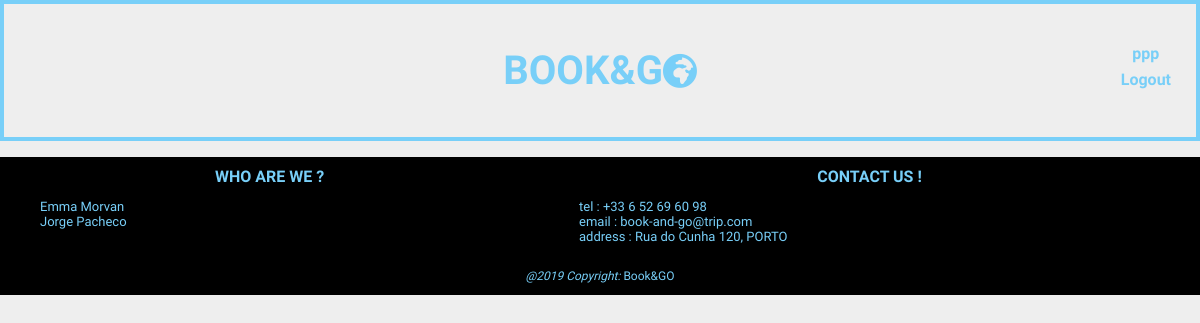
/user/reservations.php (signed in), run on an earlier commit of the app's database.
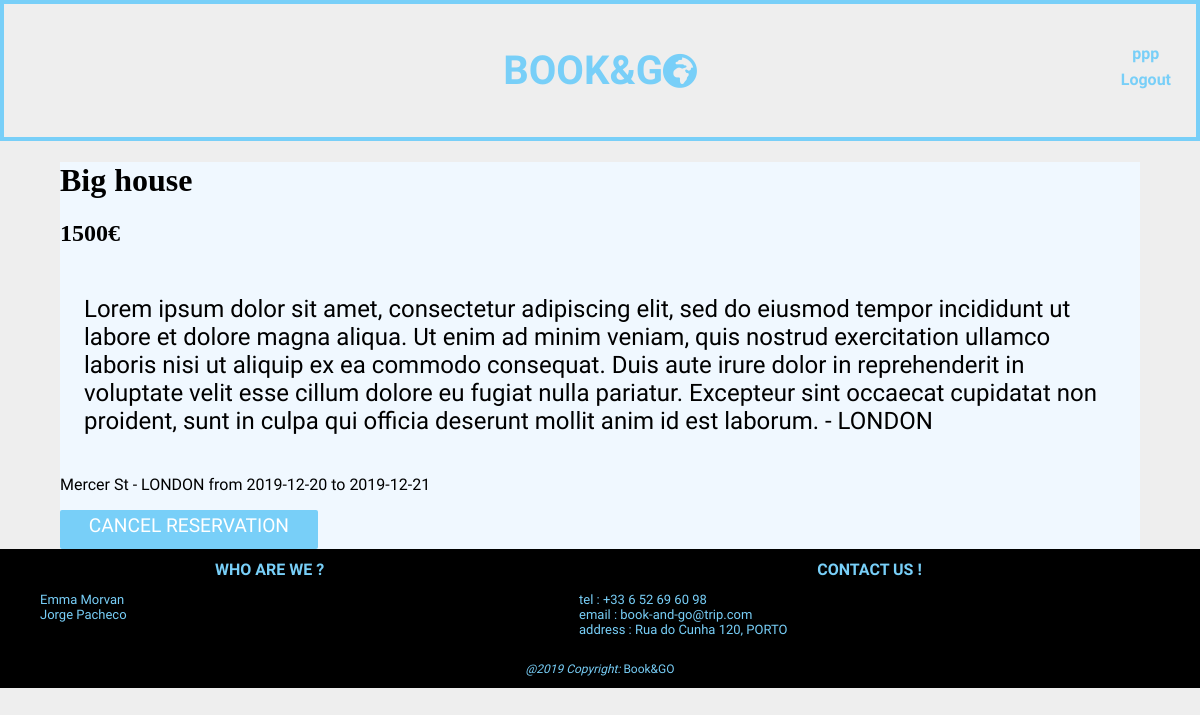
And on a later commit of the database.
### tables this page shows
CREATE TABLE reservation (
	id INTEGER PRIMARY KEY AUTOINCREMENT,
	idplace INTEGER REFERENCES place,
	idusr INTEGER REFERENCES user,
	checkindate DATE NOT NULL,
	checkoutdate DATE NOT NULL
);

CREATE TABLE place (
	id INTEGER PRIMARY KEY AUTOINCREMENT NOT NULL,
	title VARCHAR NOT NULL,
	price INTEGER NOT NULL,
	description VARCHAR,
	idusr INTEGER REFERENCES user,
	address VARCHAR,
	city VARCHAR
);

### database/db_house.php (called while the page is built, shortened)
<?php
    include_once('db_user.php');
    function searchHouseReserved($username){
        $id = getUserId($username);
        $db = Database::instance()->db();
        $stmt = $db->prepare('SELECT * FROM reservation join place on reservation.idplace=place.id WHERE reservation.idusr = ?');
        $stmt->execute(array($id));
        return $stmt->fetchAll();
    }
?>

### database/db_user.php (called while the page is built, shortened)
<?php
    function getUserID($username){
      $db = Database::instance()->db();
      $stmt = $db->prepare('SELECT * FROM user WHERE username = ?');
      $stmt->execute(array($username));
      $usr= $stmt->fetch();
      return $usr['id'];
    }
?>

### templates/draw_place.php (the view, shortened to what this page needs)
<?php
include_once('../database/db_house.php');
include_once('../database/db_user.php');
        ?>
<?php
    function draw_place_reserved($house){
        ?>
    <div id="house_full">
        <h1 id="tit"><?=$house['title']?></h1>
        <h2 id="pri"><?=$house['price']?>€</h2>
        <p id="desc"><?=$house['description']?> - <?=$house['city']?></p>
        <p id="desc"><?=$house['address']?> - <?=$house['city']?> from <?=$house['checkindate']?> to <?=$house['checkoutdate']?></p>
        <form action="../house/cancel_book.php?id=<?=$house['id']?>&indate=<?=$house['checkindate']?>&outdate=<?=$house['checkoutdate']?>" method="post">
        <input type="submit" value="Cancel reservation"/>
    </form>
    </div>
<?php
    }
?>

### templates/draw_header.php (shortened to what this page needs)
<?php
function draw_header($username){
    ?>
    <!doctype html>
<html>
    <head>
        <link rel="stylesheet" href="../css/style.css">
        <link rel="stylesheet" href="https://use.fontawesome.com/releases/v5.3.1/css/all.css">
    </head>
    <body>
        <header>
        <h1><a href="../index.php">BOOK&G<i class="fas fa-globe-africa fa-sm"></i></a></h1>
        <?php if($username!=NULL){ ?>
            <h2 id="index_login"><a href="../pages/user.php"><?=$username?></a></h2>
            <h2 id="index_signup"><a href="../actions/logout_action.php">Logout</a></h2>
        <?php } ?>
        </header>
<?php
}
?>

### templates/draw_footer.php
<?php
function draw_footer($username){
    ?>
    <!doctype html>
<footer>
<div class="foot">
    <div class="names">
        <h1>WHO ARE WE ?</h1>
        <ul>
            <li> Emma Morvan </li>
            <li> Jorge Pacheco </li>
        </ul>
    </div>
    <div class="contact">
        <h1>CONTACT US !</h1>
        <ul>
            <li> tel : +33 6 52 69 60 98 </li>
            <li> email : book-and-go@trip.com</li>
            <li> address : Rua do Cunha 120, PORTO</li>
        </ul>
    </div>
    <div class="web">
        <p><i>@2019 Copyright:</i> Book&GO</p>
    </div>
</div>
</footer>
</body>
<?php
}
?>

### user/reservations.php (shortened to what this page needs)
<?php
include_once('../templates/draw_header.php');
draw_header($_SESSION['username']);
include_once('../database/db_house.php');
include_once("../templates/draw_place.php");
include_once('../database/db_user.php');
$pl = searchHouseReserved($_SESSION['username']);
foreach($pl as $place){
    draw_place_reserved($place);
}
include_once('../templates/draw_footer.php');
draw_footer(NULL);
?>

### css/style.css (style rules this page uses)
body { max-width: 80em; margin: 0 auto; --bg-color: #EEE; --panel-color: #FFF; --main-color: rgb(120, 207, 248); --dark-color: #333; --light-color: #CCC; --serif-font: 'Merriweather'; --sans-font: 'Open Sans Condensed'; background-color: var(--bg-color); background-image: url("../images/back.jpg") ; background-size: cover; overflow-x: hidden; }
a { color: var(--main-color); text-decoration: none; }
body > header { display: grid; border: 0.3em solid var(--main-color); grid-template-columns: 0.2fr 3fr 0.2fr; grid-auto-rows: 1fr 1fr ; grid-template-areas: ". hd login" ". hd signup"; margin: 0 0 1em 0; padding: 1em; font-size: 1em; text-align: center; color: var(--dark-color); }
body > header h1 { grid-area: hd; font-size: 2.5em; }
body > header h2#index_login { margin-top: 1.5em; margin-bottom: 0; grid-area: login; font-size: 1em; }
body > header h2#index_signup { margin: 0; grid-area: signup; font-size: 1em; }
body > header { font-family: 'McLaren', cursive; }
input[type="submit"] { padding: 0.2em 1.5em 0.6em 1.5em; background: var(--main-color); color: var(--panel-color); font-family: 'Open Sans Condensed', sans-serif; font-size: 1.2em; border:none; border-radius: 2px; text-transform: uppercase; text-align: center; }
p:last-child { margin: 0; grid-column-start: 2; }
p:first-of-type { padding: 1em; margin-bottom: 0; font-size: 1.5rem; }
p { font-family: 'ZCOOL XiaoWei', serif; }
footer { font:small; background-color: black; color: var(--main-color); font-family: 'McLaren', cursive; font-size:16px }
.foot { display:grid; font-size:13px; }
ul { list-style-type: none; }
.web { grid-column-start: 1; grid-column-end: 3; grid-row-start: 2; grid-row-end: 3; text-align: center; }
.web>p { font-size:12px; }
footer h1 { font-size: 16px; text-align: center; }
#house_full { width: 90%; margin: auto; background-color: aliceblue; }

What changed in the data, as far as the page shows it:
added reservation: idplace.title "Big house", idplace.price "1500", idplace.description "Lorem ipsum dolor sit amet, consectetur adipiscing elit, sed do eiusmod tempor incididunt ut labore et dolore magna aliqua. Ut enim ad minim veniam, quis nostrud exercitation ullamco laboris nisi ut aliquip ex ea commodo consequat. Duis aute irure dolor in reprehenderit in voluptate velit esse cillum dolore eu fugiat nulla pariatur. Excepteur sint occaecat cupidatat non proident, sunt in culpa qui officia deserunt mollit anim id est laborum.", idplace.city "LONDON", idplace.address "Mercer St", checkindate "2019-12-20", checkoutdate "2019-12-21"
